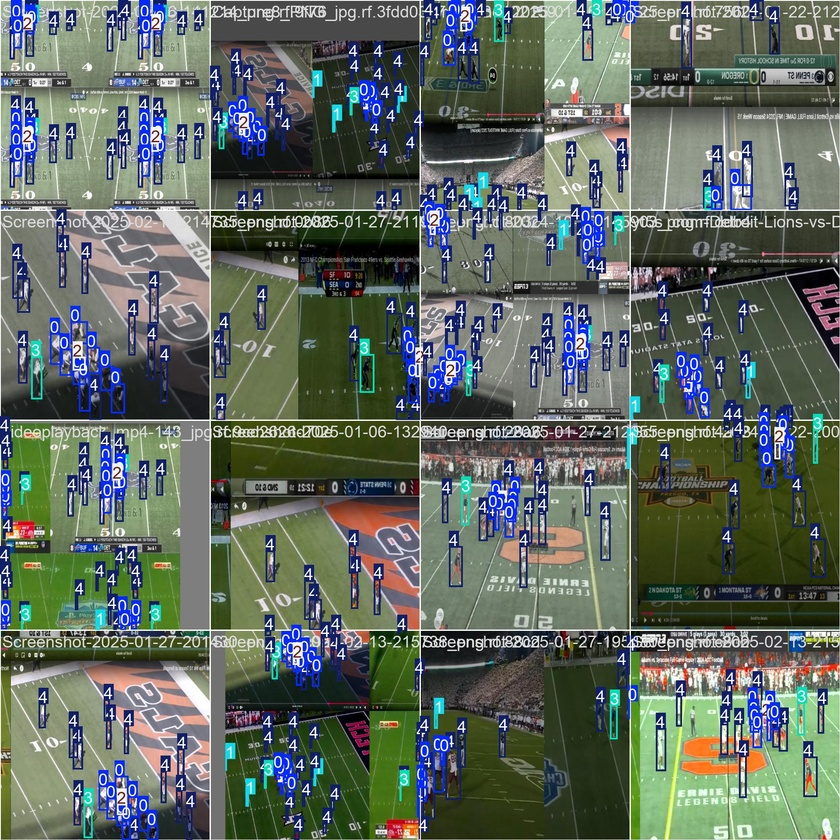
#> input picture runs/detect/train/train_batch0.jpg, 840 x 840 px, shrunk from 1920 x 1920 before the run
$ python -i hough_field_homography.py   (imports and definitions only)
#> lines starting #> are read from the running program, lines starting #| are printed output that depends on the picture; after the words box and inside, x2 and y2 are one past the last pixel; in counts of white or black regions, pixels touching at a corner belong together
"""
hough_field_homography.py
--------------------------
Computes a football field homography (image → top-down bird's-eye view)
using ONLY the Hough Line Transform — no keypoint detection model required.

Pipeline:
  1. Pre-process frame  →  edge / colour mask focused on field lines
  2. Probabilistic Hough  →  raw line segments
  3. Cluster lines into two dominant orientations (sidelines vs yard lines)
  4. Intersect representative lines from each group  →  4 corner candidates
  5. RANSAC-style refinement across frames  →  stable homography H
  6. Warp frame  →  bird's-eye field image; map any (x,y) pixel to field coords

Usage (standalone):
    detector = HoughFieldHomography()
    result   = detector.process_frame(frame)        # single frame
    H        = detector.H                           # 3×3 homography matrix
    pt_field = detector.image_to_field(px, py)      # map pixel → field yards
    bev      = detector.warp_to_bev(frame)          # bird's-eye-view image

Drop-in replacement for FieldKeypointDetector in main.py:
    from hough_field_homography import HoughFieldHomography
    field_mapper = HoughFieldHomography()
    field_mapper.process_video(video_frames)         # fit on all frames
"""

import cv2
import numpy as np
import pickle
import os
from typing import Optional, List, Tuple


# ---------------------------------------------------------------------------
# Real-world football field dimensions (yards, origin = back of one end zone)
# ---------------------------------------------------------------------------
FIELD_W_YD   = 53.3          # width  (sideline to sideline)
FIELD_L_YD   = 120.0         # length (end zone to end zone)
PIXELS_PER_YD = 10           # resolution of the bird's-eye-view output image
BEV_W  = int(FIELD_W_YD  * PIXELS_PER_YD)   # 533 px
BEV_H  = int(FIELD_L_YD  * PIXELS_PER_YD)   # 1200 px

# Corners of the field in BEV pixel space  (TL, TR, BR, BL)
BEV_CORNERS = np.array([
    [0,       0      ],
    [BEV_W-1, 0      ],
    [BEV_W-1, BEV_H-1],
    [0,       BEV_H-1],
], dtype=np.float32)


class HoughFieldHomography:
    """
    Estimates a projective homography from broadcast/film camera view to a
    canonical top-down football field using Hough line detection only.
    """

    def __init__(
        self,
        rho: float          = 1,
        theta: float        = np.pi / 180,
        hough_thresh: int   = 50,  # Reduced from 80
        min_line_len: int   = 50,  # Reduced from 80
        max_line_gap: int   = 20,  # Reduced from 30
        angle_tol_deg: float = 15.0,
        n_angle_bins: int   = 180,
        green_thresh: int   = 40,       # HSV green saturation floor
        debug: bool         = False,
    ):
        self.rho           = rho
        self.theta         = theta
        self.hough_thresh  = hough_thresh
        self.min_line_len  = min_line_len
        self.max_line_gap  = max_line_gap
        self.angle_tol     = np.deg2rad(angle_tol_deg)
        self.n_angle_bins  = n_angle_bins
        self.green_thresh  = green_thresh
        self.debug         = debug

        self.H: Optional[np.ndarray] = None          # current homography
        self._H_history: List[np.ndarray] = []       # per-frame history

    # ------------------------------------------------------------------
    # Public API
    # ------------------------------------------------------------------

    # [28 lines left out: function process_video, not called in this run]

    def process_frame(
        self,
        frame: np.ndarray,
        fallback_H: Optional[np.ndarray] = None,
    ) -> Optional[np.ndarray]:
        """
        Detect field lines in one frame and compute / update self.H.
        Returns the homography matrix or None on failure.
        """
        mask   = self._field_mask(frame)
        edges  = self._edge_map(frame, mask)
        lines  = self._hough_lines(edges)

        if lines is None or len(lines) < 4:
            self.H = fallback_H
            return self.H

        horiz, vert = self._cluster_lines(lines, frame.shape)

        if len(horiz) < 2 or len(vert) < 2:
            self.H = fallback_H
            return self.H

        corners = self._find_corners(horiz, vert, frame.shape)

        if corners is None:
            self.H = fallback_H
            return self.H

        H, _ = cv2.findHomography(corners, BEV_CORNERS, cv2.RANSAC, 5.0)
        if H is not None:
            # Assign H, then verify orientation: sometimes the BEV axes
            # get swapped (x/y) which lays players across the length.
            # Detect that case by mapping small horizontal/vertical
            # offsets in image space into BEV and comparing resulting
            # distances in yards. If the mapped horizontal span
            # corresponds to the field length rather than width, swap
            # the BEV axes by pre-multiplying with a permutation matrix.
            self.H = H
            try:
                h, w = frame.shape[:2]
                cx, cy = w / 2.0, h / 2.0
                dx = max(10, w * 0.1)
                dy = max(10, h * 0.1)
                pts = np.array([[[cx - dx, cy]], [[cx + dx, cy]], [[cx, cy - dy]], [[cx, cy + dy]]], dtype=np.float64)
                bev_pts = cv2.perspectiveTransform(pts, self.H)
                left_bev  = bev_pts[0][0]
                right_bev = bev_pts[1][0]
                top_bev   = bev_pts[2][0]
                bot_bev   = bev_pts[3][0]
                width_yd  = abs(right_bev[0] - left_bev[0]) / PIXELS_PER_YD
                height_yd = abs(bot_bev[1] - top_bev[1]) / PIXELS_PER_YD
                # If the horizontal image displacement maps to a distance
                # larger than the real field width, axes are likely swapped.
                if width_yd > FIELD_W_YD * 0.75 and height_yd < FIELD_W_YD * 0.75:
                    S = np.array([[0.0, 1.0, 0.0],
                                  [1.0, 0.0, 0.0],
                                  [0.0, 0.0, 1.0]], dtype=np.float64)
                    self.H = S @ self.H
            except Exception:
                # Non-fatal: if detection fails, keep original H
                pass
        else:
            self.H = fallback_H

        return self.H

    # [47 lines left out: functions warp_to_bev, image_to_field, draw_annotations, not called in this run]

    # ------------------------------------------------------------------
    # Internal helpers
    # ------------------------------------------------------------------

    def _field_mask(self, frame: np.ndarray) -> np.ndarray:
        """
        Binary mask that keeps only pixels likely to be the green playing
        surface, suppressing crowd / sky / scoreboards.
        Tuned for typical broadcast football footage.
        """
        hsv = cv2.cvtColor(frame, cv2.COLOR_BGR2HSV)

        # Broad green range (handles shadows and different turf colours)
        lower1 = np.array([30,  self.green_thresh, 40])
        upper1 = np.array([90, 255, 255])
        green_mask = cv2.inRange(hsv, lower1, upper1)

        # White line pixels (high value, low saturation)
        lower_w = np.array([0, 0, 200])
        upper_w = np.array([180, 40, 255])
        white_mask = cv2.inRange(hsv, lower_w, upper_w)

        # Keep white only where it neighbours green (field lines only)
        kernel     = cv2.getStructuringElement(cv2.MORPH_RECT, (15, 15))
        green_dilated = cv2.dilate(green_mask, kernel, iterations=2)
        line_mask  = cv2.bitwise_and(white_mask, green_dilated)

        combined   = cv2.bitwise_or(green_mask, line_mask)

        # Morphological clean-up
        combined   = cv2.morphologyEx(combined, cv2.MORPH_CLOSE,
                                      cv2.getStructuringElement(cv2.MORPH_RECT, (5, 5)))
        combined   = cv2.morphologyEx(combined, cv2.MORPH_OPEN,
                                      cv2.getStructuringElement(cv2.MORPH_RECT, (3, 3)))
        return combined

    def _edge_map(self, frame: np.ndarray, mask: np.ndarray) -> np.ndarray:
        """
        Canny edges restricted to the field region.
        """
        gray   = cv2.cvtColor(frame, cv2.COLOR_BGR2GRAY)
        masked = cv2.bitwise_and(gray, gray, mask=mask)
        blur   = cv2.GaussianBlur(masked, (5, 5), 0)
        edges  = cv2.Canny(blur, 30, 90)
        return edges

    def _hough_lines(self, edges: np.ndarray) -> Optional[np.ndarray]:
        """Probabilistic Hough line transform."""
        lines = cv2.HoughLinesP(
            edges,
            rho=self.rho,
            theta=self.theta,
            threshold=self.hough_thresh,
            minLineLength=self.min_line_len,
            maxLineGap=self.max_line_gap,
        )
        return lines  # shape (N, 1, 4) or None

    # [4 lines left out: function _line_angle, not called in this run]

    def _cluster_lines(
        self,
        lines: np.ndarray,
        shape: Tuple[int, ...],
    ) -> Tuple[List, List]:
        """
        Split lines into two dominant orientation groups using angle histogram.

        Football fields have two families:
          • Horizontal-ish  — sidelines and end lines
          • Vertical-ish    — yard lines (hash marks and field stripes)

        The two peaks of the angle histogram identify these groups.
        """
        h, w = shape[:2]
        angles = []
        segs   = lines[:, 0, :]     # (N, 4)

        for x1, y1, x2, y2 in segs:
            a = np.arctan2(float(y2 - y1), float(x2 - x1))
            a = a % np.pi           # map to [0, π)
            angles.append(a)

        angles = np.array(angles)

        # Histogram with 180 bins (1 degree resolution)
        hist, bin_edges = np.histogram(angles, bins=self.n_angle_bins, range=(0, np.pi))

        # Smooth histogram and find two dominant peaks
        hist_smooth = np.convolve(hist, np.ones(5) / 5, mode='same')
        peaks       = self._two_dominant_peaks(hist_smooth)

        if len(peaks) < 2:
            # Fallback: assume near-horizontal and near-vertical
            peaks = [0, self.n_angle_bins // 2]

        peak_angles = [bin_edges[p] + (np.pi / self.n_angle_bins) for p in peaks]
        # Sort so peak_angles[0] is the more horizontal one (closer to 0 or π)
        peak_angles.sort(key=lambda a: min(abs(a), abs(a - np.pi)))

        horiz_center = peak_angles[0]
        vert_center  = peak_angles[1] if len(peak_angles) > 1 else horiz_center + np.pi / 2

        horiz_segs, vert_segs = [], []
        for i, (x1, y1, x2, y2) in enumerate(segs):
            a = angles[i]
            d_h = min(abs(a - horiz_center), np.pi - abs(a - horiz_center))
            d_v = min(abs(a - vert_center),  np.pi - abs(a - vert_center))
            length = np.hypot(x2 - x1, y2 - y1)
            if d_h < self.angle_tol and d_h <= d_v:
                horiz_segs.append((x1, y1, x2, y2, length))
            elif d_v < self.angle_tol:
                vert_segs.append((x1, y1, x2, y2, length))

        # Keep the longest lines as most representative
        horiz_segs.sort(key=lambda s: -s[4])
        vert_segs.sort(key=lambda s:  -s[4])
        return horiz_segs, vert_segs

    def _two_dominant_peaks(self, hist: np.ndarray) -> List[int]:
        """Return indices of the two highest non-adjacent peaks in histogram."""
        sorted_idx  = np.argsort(hist)[::-1]
        min_sep     = len(hist) // 6      # peaks must be at least 30° apart
        peaks       = []
        for idx in sorted_idx:
            if all(abs(idx - p) >= min_sep for p in peaks):
                peaks.append(int(idx))
            if len(peaks) == 2:
                break
        return peaks

    def _line_to_params(self, x1, y1, x2, y2):
        """Return (a, b, c) of line ax + by + c = 0, normalised."""
        dx, dy = x2 - x1, y2 - y1
        a, b, c = dy, -dx, dx * y1 - dy * x1
        n = np.hypot(a, b) + 1e-9
        return a / n, b / n, c / n

    def _intersect(self, l1, l2) -> Optional[Tuple[float, float]]:
        """Intersection of two lines given as (a,b,c)."""
        a1, b1, c1 = l1
        a2, b2, c2 = l2
        det = a1 * b2 - a2 * b1
        if abs(det) < 1e-6:
            return None
        x = (b1 * c2 - b2 * c1) / det
        y = (a2 * c1 - a1 * c2) / det
        return x, y

    def _find_corners(
        self,
        horiz_segs: List,
        vert_segs:  List,
        shape: Tuple[int, ...],
    ) -> Optional[np.ndarray]:
        """
        Find four corners of the visible field quadrilateral by intersecting
        the two most extreme horizontal lines with the two most extreme
        vertical lines (i.e., outermost sidelines and yard-line boundaries).
        """
        h, w = shape[:2]

        # [11 lines left out: function seg_to_extended, not called in this run]

        # Pick the two most extreme horizontal lines (top & bottom of visible field)
        # "extreme" = sorted by their median y coordinate
        def median_y(seg):
            x1, y1, x2, y2, *_ = seg
            return (y1 + y2) / 2.0

        def median_x(seg):
            x1, y1, x2, y2, *_ = seg
            return (x1 + x2) / 2.0

        horiz_by_y = sorted(horiz_segs, key=median_y)
        vert_by_x  = sorted(vert_segs,  key=median_x)

        top_seg    = horiz_by_y[0][:4]
        bot_seg    = horiz_by_y[-1][:4]
        left_seg   = vert_by_x[0][:4]
        right_seg  = vert_by_x[-1][:4]

        # Convert to line params
        top_line   = self._line_to_params(*top_seg)
        bot_line   = self._line_to_params(*bot_seg)
        left_line  = self._line_to_params(*left_seg)
        right_line = self._line_to_params(*right_seg)

        tl = self._intersect(top_line, left_line)
        tr = self._intersect(top_line, right_line)
        br = self._intersect(bot_line, right_line)
        bl = self._intersect(bot_line, left_line)

        if any(pt is None for pt in [tl, tr, br, bl]):
            return None

        corners = np.array([tl, tr, br, bl], dtype=np.float32)

        # Sanity check: corners should be within a reasonable margin of the image
        margin = max(w, h) * 0.5
        for cx, cy in corners:
            if not (-margin <= cx <= w + margin and -margin <= cy <= h + margin):
                return None

        return corners


# ---------------------------------------------------------------------------
# Annotator  (mirrors FieldKeypointAnnotator interface)
# ---------------------------------------------------------------------------

class HoughFieldAnnotator:
    """Draw Hough-derived field lines and homography grid overlay."""

    # [77 lines left out: functions draw, _annotate, build_hough_mapper, not called in this run]

>>> import cv2
>>> picture = cv2.imread('../runs/detect/train/train_batch0.jpg')
#> picture is the input picture: shape (840, 840, 3); mean B, G, R 97.3, 106.1, 95.8
>>> result = HoughFieldHomography().process_frame(picture)
#> in _field_mask, `green_mask = cv2.inRange(hsv, lower1, upper1)`:
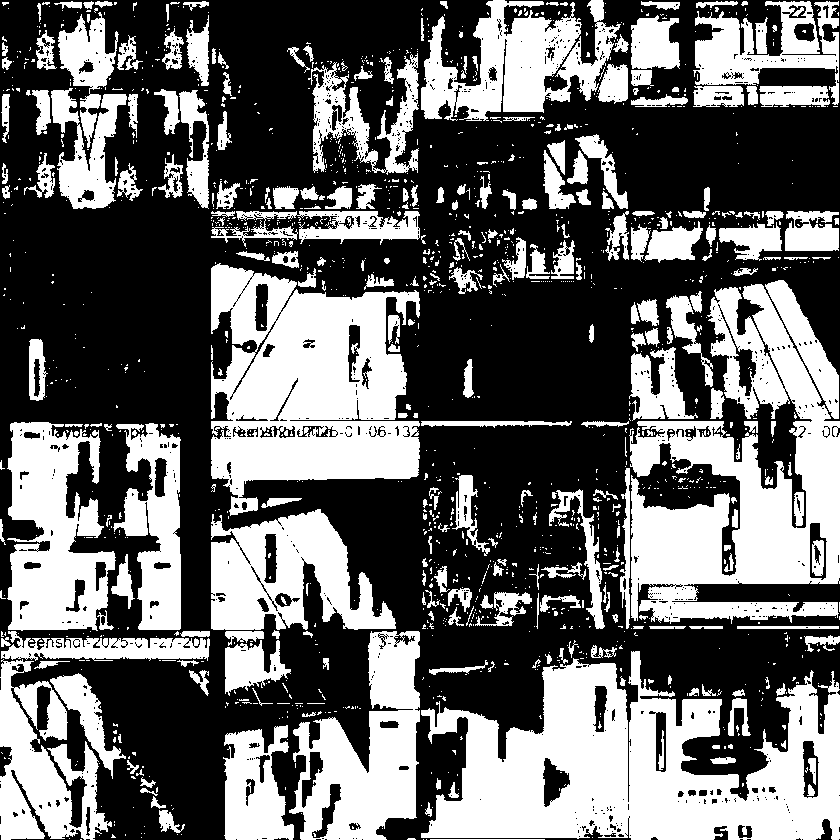
#> green_mask: shape (840, 840); 40.6% white; 1507 white regions (1210 under 20 px), largest, box (x1, y1, x2, y2) and area: (421, 651, 840, 840) 45887, (629, 284, 840, 624) 35947, (211, 263, 420, 516) 33769
#> in _field_mask, `green_dilated = cv2.dilate(green_mask, kernel, iterations=2)`:
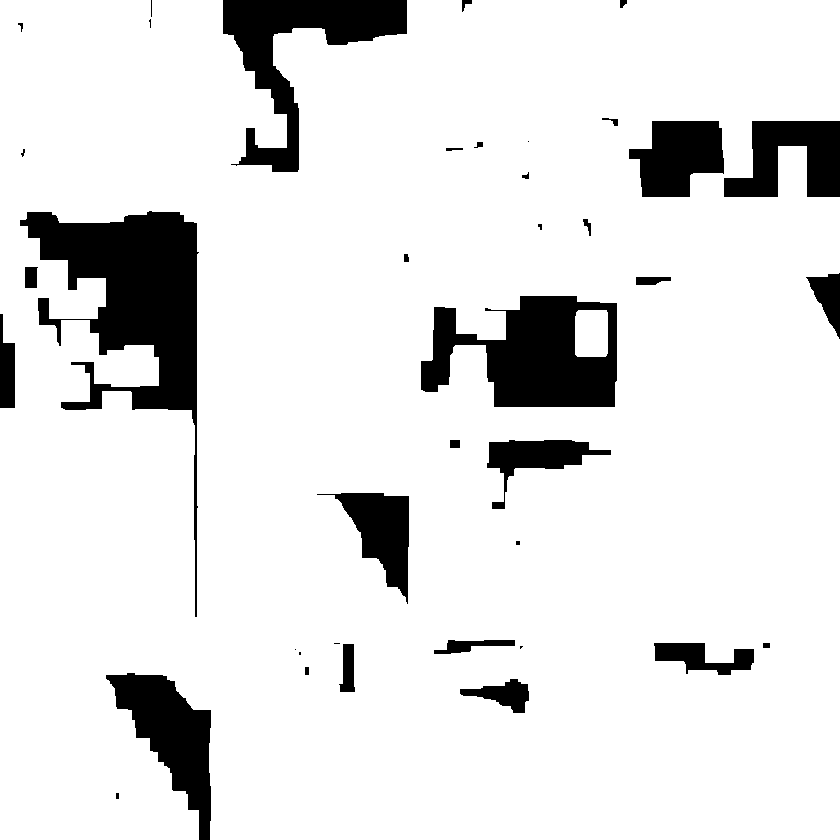
#> green_dilated: shape (840, 840); 88.8% white; 39 black regions (11 under 20 px), largest, box (x1, y1, x2, y2) and area: (20, 211, 199, 617) 21052, (421, 296, 617, 407) 13641, (223, 0, 407, 172) 10644
#> in _edge_map, `masked = cv2.bitwise_and(gray, gray, mask=mask)`:
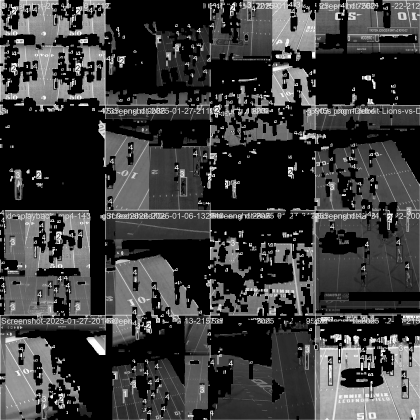
#> masked: shape (840, 840) (shown at 1/2 size); min 0, max 255, mean 59.5
#> in _edge_map, `edges  = cv2.Canny(blur, 30, 90)`:
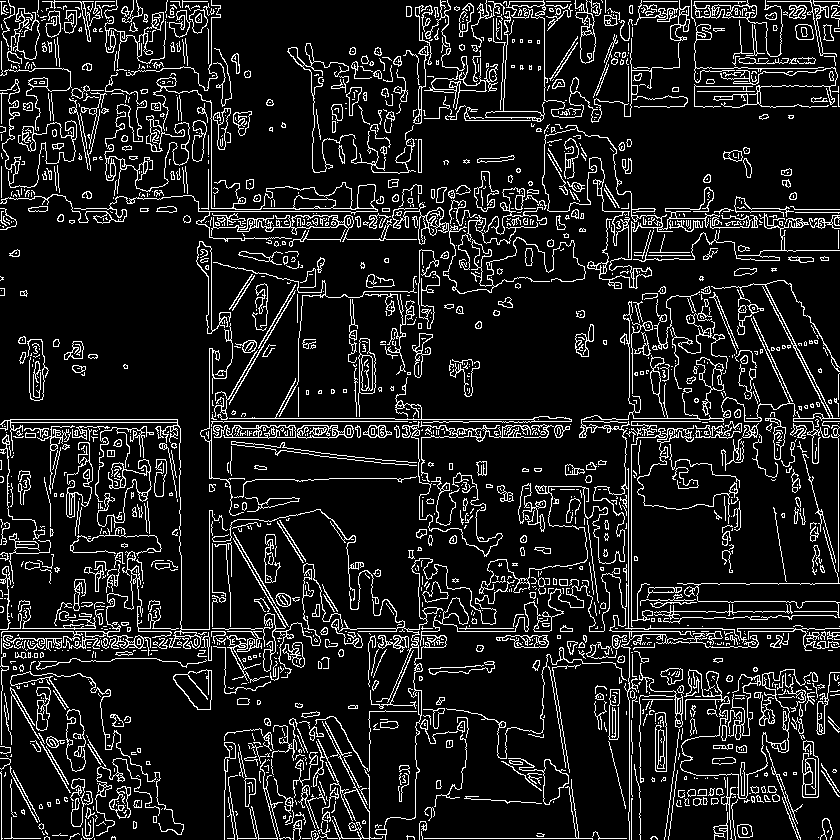
#> edges: shape (840, 840); 11.7% white in thin lines or dots
#> in _hough_lines, `lines = cv2.HoughLinesP( edges, rho=self.rho, theta=self.theta, thresh..`: lines = 1519 rows, first 6: [209, 628, 839, 628], [2, 631, 181, 631], [204, 437, 585, 437], [631, 652, 631, 403], [72, 211, 176, 211], [209, 421, 839, 421]
#> in _cluster_lines, `segs   = lines[:, 0, :]`: segs has the same summary as lines in _hough_lines
#> the loop in _cluster_lines, `for x1, y1, x2, y2 in segs:` made 1519 passes
#> (x1, y1, x2, y2, a) on passes 1 to 3: (209, 628, 839, 628, 0), (2, 631, 181, 631, 0), (204, 437, 585, 437, 0)
#> after the loop in _cluster_lines, `for x1, y1, x2, y2 in segs:`: angles = 1519 values, max 3.13 at index 92, min 0 at index 0, mean 1.46
#> in _cluster_lines, `hist, bin_edges = np.histogram(angles, bins=self.n_angle_bins, range=(..`: hist = 180 values, max 155 at index 0, min 0 at index 69, mean 8.44; bin_edges = 181 values from 0 to 3.14
#> in _cluster_lines, `hist_smooth = np.convolve(hist, np.ones(5) / 5, mode='same')`: hist_smooth = 180 values, max 52.6 at index 2, min 1.4 at index 163, mean 7.91
#> in _two_dominant_peaks, `sorted_idx  = np.argsort(hist)[::-1]`: sorted_idx = 180 values, max 179 at index 10, min 0 at index 2, mean 89.5
#> in _two_dominant_peaks, `min_sep     = len(hist) // 6`: min_sep = 30
#> the loop in _two_dominant_peaks, `for idx in sorted_idx:` made 4 passes
#> idx on passes 1, 3, 4: 2, 0, 177
#> after the loop in _two_dominant_peaks, `for idx in sorted_idx:`: peaks = [2, 177]
#> in _cluster_lines, `peak_angles = [bin_edges[p] + (np.pi / self.n_angle_bins) for p in pea..`: peak_angles = [0.0524, 3.11]
#> in _cluster_lines, `horiz_center = peak_angles[0]`: horiz_center = 3.11
#> in _cluster_lines, `vert_center  = peak_angles[1] if len(peak_angles) > 1 else horiz_cente..`: vert_center = 0.0524
#> the loop in _cluster_lines, `for i, (x1, y1, x2, y2) in enumerate(segs):` made 1519 passes
#> (x1, y1, x2, y2, a, d_h, d_v, length) on passes 1 to 3: (209, 628, 839, 628, 0, 0.0349, 0.0524, 630), (2, 631, 181, 631, 0, 0.0349, 0.0524, 179), (204, 437, 585, 437, 0, 0.0349, 0.0524, 381)
#> after the loop in _cluster_lines, `for i, (x1, y1, x2, y2) in enumerate(segs):`: horiz_segs = 443 items, first 6: (209, 628, 839, 628, 630), (2, 631, 181, 631, 179), (204, 437, 585, 437, 381), (72, 211, 176, 211, 104), (209, 421, 839, 421, 630), (260, 208, 458, 208, 198); vert_segs = 227 items, first 6: (378, 213, 456, 214, 78.01), (497, 640, 654, 645, 157.1), (265, 593, 327, 594, 62.01), (3, 31, 58, 34, 55.08), (703, 618, 767, 619, 64.01), (419, 501, 470, 502, 51.01)
#> in process_frame, `horiz, vert = self._cluster_lines(lines, frame.shape)`: horiz = 443 items, first 6: (5, 430, 837, 430, 832), (6, 432, 837, 432, 831), (10, 431, 837, 431, 827), (207, 428, 838, 428, 631), (209, 628, 839, 628, 630), (209, 421, 839, 421, 630); vert = 227 items, first 6: (295, 61, 562, 66, 267), (211, 631, 446, 639, 235.1), (9, 102, 230, 141, 224.4), (9, 133, 225, 144, 216.3), (482, 581, 698, 589, 216.1), (421, 587, 637, 594, 216.1)
#> in median_y, `x1, y1, x2, y2, *_ = seg`: x1 = 5; y1 = 430; x2 = 837; y2 = 430
#> in _find_corners, `horiz_by_y = sorted(horiz_segs, key=median_y)`: horiz_by_y = 443 items, first 6: (708, 1, 765, 0, 57.01), (38, 1, 136, 1, 98), (738, 2, 823, 1, 85.01), (641, 2, 707, 1, 66.01), (406, 7, 538, 1, 132.1), (679, 5, 804, 5, 125)
#> in median_x, `x1, y1, x2, y2, *_ = seg`: x1 = 295; y1 = 61; x2 = 562; y2 = 66
#> the loop in _find_corners, `for cx, cy in corners:` made 1 pass
#> (cx, cy) on pass 1: (-3785.8, 79.84)
